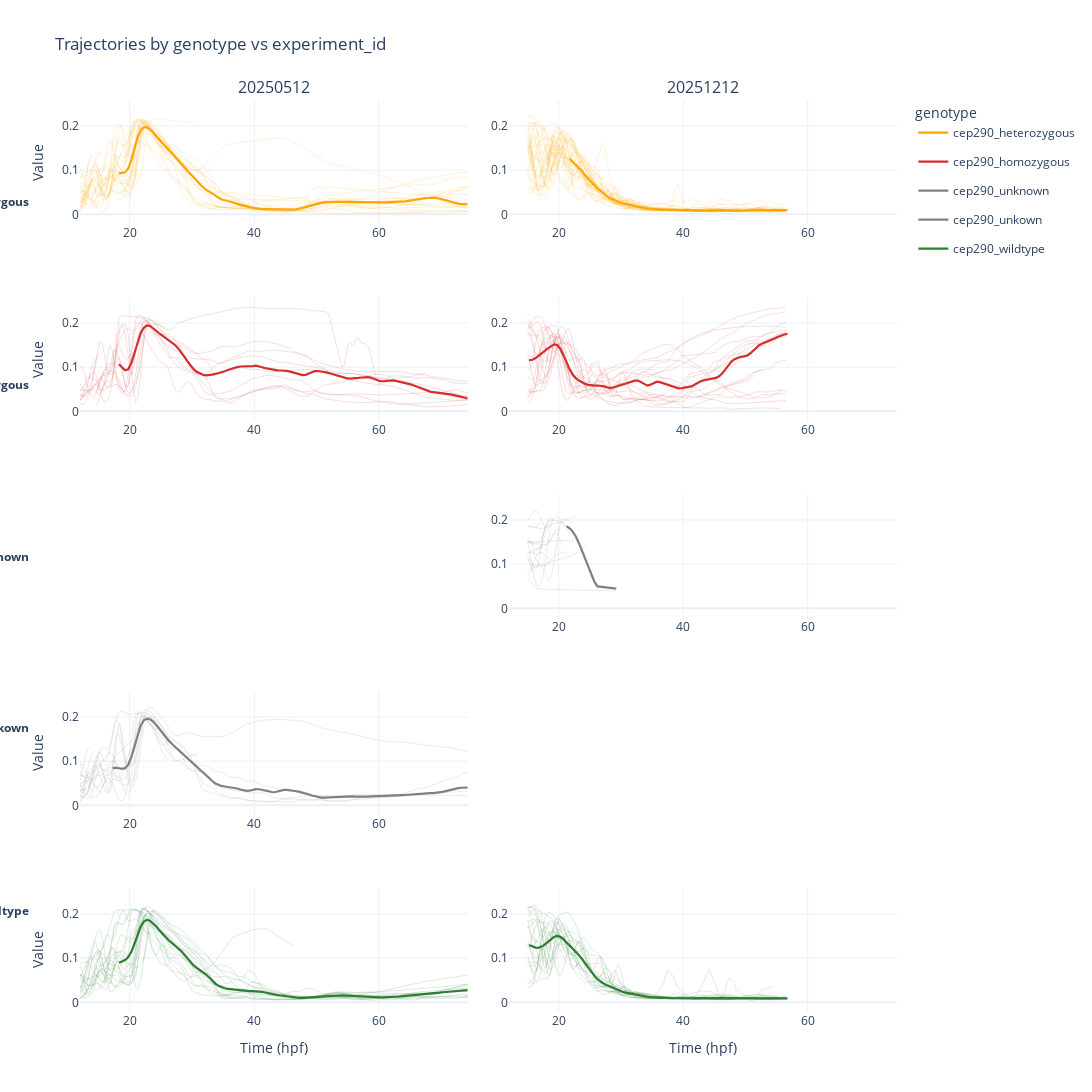

Here is the notebook cell this chart was saved with:
### Code cell
# 1) Filter: penetrant cluster 1 + drop unknown genotypes

# (Optional) sanity check
# print(df_for_plotting[["genotype", "pair"]].value_counts().head(20))
plot_trajectories_faceted(
    df,
    y_col="baseline_deviation_normalized",
    row_by="genotype",
    col_by="experiment_id",
    color_by_grouping="genotype",
    output_path=plot_dir / "cep290_early_experiment_idXgenotype_trajectories.html",
)
